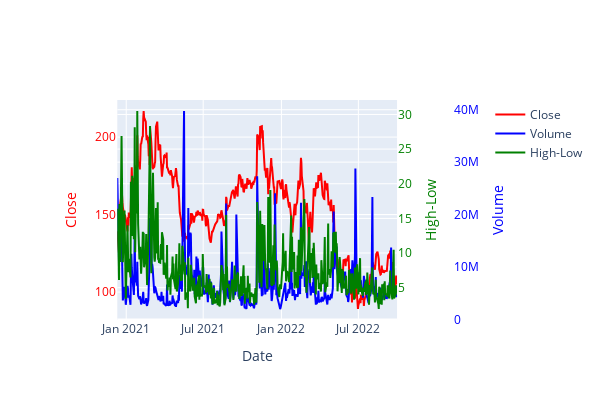

Notebook code cell kept with this figure:
### Markdown cell above
## 1. plotly.graph_object로 그리기
## 2. plotly.express로 그리기

### Code cell
#graph_object 3개 축 그리기
import plotly.graph_objects as go

fig = make_subplots()
fig.add_trace(
  go.Scatter(   #go.Scatter: 선,점 형태로 데이터를 시각화하는 객체.
    x=df_abnb['Date'], y=df_abnb['Close'], name='Close',  #여기서는 데이터(trace)가 어떤 축을 참조할지 연결만 지정
    mode='lines', yaxis='y', line={'color':'red'}
    ) #1번째 축
)
fig.add_trace(
  go.Scatter(
    x=df_abnb['Date'], y=df_abnb['Volume'], name='Volume',
    mode='lines', yaxis='y2', line={'color':'blue'}
    ) #2번째 축 Volume
)
fig.add_trace(
  go.Scatter(
    x=df_abnb['Date'], y=df_abnb['High-Low'], name='High-Low',
    mode='lines', yaxis='y3', line={'color':'green'}
    ) #3번째 축 High-Low
)
fig.update_layout(                                        #해당 축을 실제로 어떻게 보이게 할지 정의
  yaxis = dict(title='Close'),
  yaxis2 = dict(title='Volume', side='right', overlaying='y', anchor='free', position=1,), 
  yaxis3 = dict(title='High-Low', side='right', anchor='x', overlaying='y'),
  xaxis = dict(title='Date', domain=[.1, .85]),
  width=600, height=400
)
fig.update_layout(
    legend=dict(
        x=1.1,   # x축 위치 (0=왼쪽, 1=오른쪽 끝, 1.05=조금 더 오른쪽)
        y=1,      # y축 위치 (0=아래, 1=위)
        xanchor="left",  # 기준(anchor) → 왼쪽 기준으로 이동
        yanchor="top"    # 기준(anchor) → 위쪽 기준으로 이동
    )
)

#position=1 → 이 축을 x축의 오른쪽 끝 (비율 1.0 위치)에 두겠다. (0=왼쪽, 1=오른쪽)
#side='right' → 눈금과 라벨이 차트기준 오른쪽에 붙음.
#overlaying='y' → 첫 번째 y축(yaxis)와 같은 영역에 겹쳐 그림.
#anchor='free' → 축이 다른 축에 종속되지 않고 독립적으로 위치할 수 있게 풀어줌

fig.layout.yaxis.color = 'red'
fig.layout.yaxis2.color = 'blue'
fig.layout.yaxis3.color = 'green'

fig.show()

### Figure 1 — Plotly figure (JSON) as saved in the notebook; plotly's stock layout.template omitted (floating-point values rounded to 4 significant figures; data arrays with more than 128 entries replaced by an {"elided": "..."} marker saying what was removed)
{"data": [{"line": {"color": "red"}, "mode": "lines", "name": "Close", "type": "scatter", "x": {"elided": "454 str values"}, "y": {"elided": "454 float values"}, "yaxis": "y"}, {"line": {"color": "blue"}, "mode": "lines", "name": "Volume", "type": "scatter", "x": {"elided": "454 str values"}, "y": {"elided": "454 int values"}, "yaxis": "y2"}, {"line": {"color": "green"}, "mode": "lines", "name": "High-Low", "type": "scatter", "x": {"elided": "454 str values"}, "y": {"elided": "454 float values"}, "yaxis": "y3"}], "layout": {"height": 400, "legend": {"x": 1.1, "xanchor": "left", "y": 1, "yanchor": "top"}, "width": 600, "xaxis": {"anchor": "y", "domain": [0.1, 0.85], "title": {"text": "Date"}}, "yaxis": {"anchor": "x", "color": "red", "domain": [0, 1], "title": {"text": "Close"}}, "yaxis2": {"anchor": "free", "color": "blue", "overlaying": "y", "position": 1, "side": "right", "title": {"text": "Volume"}}, "yaxis3": {"anchor": "x", "color": "green", "overlaying": "y", "side": "right", "title": {"text": "High-Low"}}}}
